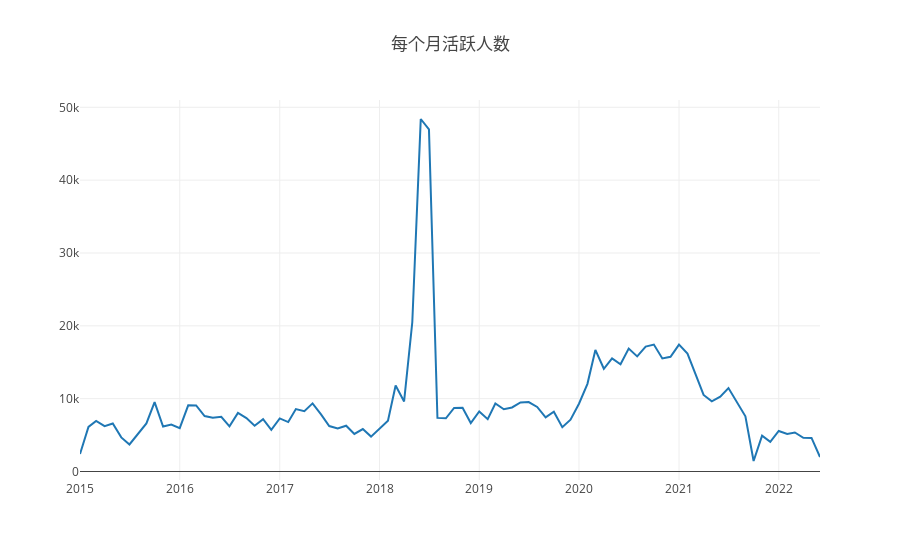

Here is the notebook cell this chart was saved with:
### Code cell
// 绘图
for(let i = 0; i < res_active.length-1; i++){
    for(let j = 0; j <res_active.length-1; j++){
        var d1 = new Date(res_active[j]['Time']);
        var d2 = new Date(res_active[j+1]['Time']);
        if(d1>d2){
            var current = res_active[j]
            res_active[j] = res_active[j+1]
            res_active[j+1] = current
        }
    }
}

var x_axis = []
var y_axis = []
for (var y_index=0 ;y_index<res_active.length;y_index++){
        x_axis.push(res_active[y_index]['Time']);
        y_axis.push(res_active[y_index]['Amount']);
        
    }


var table_data = [];
for (var t = 0;t<x_axis.length;t++){
    table_data.push({'Date':x_axis[t],'不同开发者总数':y_axis[t]});
}
console.table(table_data);

openDigger.render.plotly([
     {x: x_axis, y: y_axis}
    ], {title: `每个月活跃人数`});

### Figure 1 — Plotly figure (JSON) as saved in the notebook; plotly's stock layout.template omitted (floating-point values rounded to 4 significant figures)
{"data": [{"x": ["2015-01", "2015-02", "2015-03", "2015-04", "2015-05", "2015-06", "2015-07", "2015-08", "2015-09", "2015-10", "2015-11", "2015-12", "2016-01", "2016-02", "2016-03", "2016-04", "2016-05", "2016-06", "2016-07", "2016-08", "2016-09", "2016-10", "2016-11", "2016-12", "2017-01", "2017-02", "2017-03", "2017-04", "2017-05", "2017-06", "2017-07", "2017-08", "2017-09", "2017-10", "2017-11", "2017-12", "2018-01", "2018-02", "2018-03", "2018-04", "2018-05", "2018-06", "2018-07", "2018-08", "2018-09", "2018-10", "2018-11", "2018-12", "2019-01", "2019-02", "2019-03", "2019-04", "2019-05", "2019-06", "2019-07", "2019-08", "2019-09", "2019-10", "2019-11", "2019-12", "2020-01", "2020-02", "2020-03", "2020-04", "2020-05", "2020-06", "2020-07", "2020-08", "2020-09", "2020-10", "2020-11", "2020-12", "2021-01", "2021-02", "2021-03", "2021-04", "2021-05", "2021-06", "2021-07", "2021-08", "2021-09", "2021-10", "2021-11", "2021-12", "2022-01", "2022-02", "2022-03", "2022-04", "2022-05", "2022-06"], "y": ["2405", "6119", "6941", "6219", "6594", "4684", "3708", "5170", "6596", "9532", "6167", "6448", "5949", "9086", "9067", "7617", "7378", "7515", "6195", "8036", "7339", "6284", "7175", "5731", "7290", "6783", "8574", "8290", "9353", "7839", "6242", "5918", "6285", "5154", "5825", "4791", "5904", "6971", "11805", "9616", "20488", "48394", "46980", "7361", "7299", "8735", "8751", "6648", "8247", "7188", "9338", "8550", "8792", "9476", "9537", "8865", "7435", "8215", "6088", "7113", "9304", "12036", "16692", "14108", "15530", "14726", "16875", "15807", "17143", "17426", "15524", "15746", "17417", "16187", "13510", "10513", "9631", "10264", "11452", "9417", "7588", "1443", "4931", "4082", "5564", "5143", "5358", "4619", "4613", "1994"]}], "layout": {"autosize": true, "title": {"text": "每个月活跃人数"}, "xaxis": {"autorange": true, "range": ["2015-01-01", "2022-06-01"], "type": "date"}, "yaxis": {"autorange": true, "range": [-1165.0, 51000.0], "type": "linear"}}}
